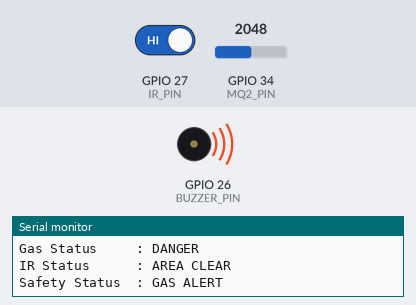
A sketch run on a simulated ESP32. On the bench: buzzer (waves = sounding, pin HIGH), the last lines printed to the serial monitor. The test bench sets the inputs (shaded band); at power-on: GPIO 34 (MQ2_PIN) = 2048, GPIO 27 (IR_PIN) HIGH (analog values on the 0–4095 scale). WiFi joins after 1.5 s; servers stay silent unless stated.

Above: at 18.0 s.
18.1 s: GPIO 34 (MQ2_PIN) set to 1826
21.6 s: GPIO 34 (MQ2_PIN) set to 1745
At 22.1 s:
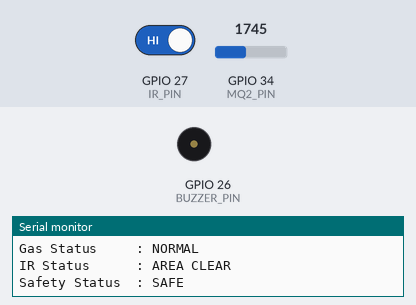
23.3 s: GPIO 27 (IR_PIN) driven LOW
At 24.7 s:
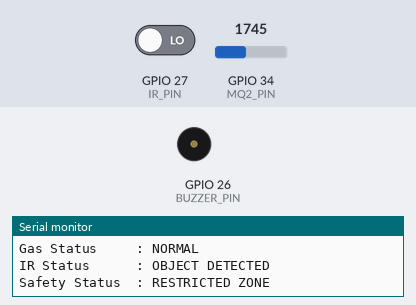
26.8 s: GPIO 34 (MQ2_PIN) set to 1840
Timing chart, 0 to 31.3 s (numbered marks = the images above; inputs shaded):
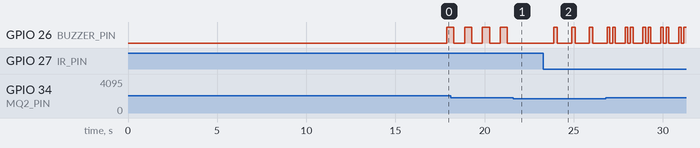

Measured:
- the behaviour switches between 1800 and 1799 on GPIO 34 (MQ2_PIN) (found by bisection; images 0 and 1)
- after the input at 21.6 s, GPIO 26 (BUZZER_PIN): stops changing and stays LOW
- after the input at 23.3 s, GPIO 26 (BUZZER_PIN): alternates HIGH for 0.20 s and LOW for 0.80 s, starting after 0.58 s
- by itself, GPIO 26 (BUZZER_PIN): alternates HIGH for 0.40 s and LOW for 0.60 s

The sketch:

SafeZone_Guardian.ino
```cpp
/************************************************************
        SAFEZONE GUARDIAN
     ESP32 + Blynk IoT Safety System

     HARDWARE:
     ESP32 DevKit
     MQ-2 Gas Sensor
     IR Obstacle Sensor
     Buzzer Module
     10k + 20k voltage divider

     ESP32 PINS:
     MQ-2 AO  -> GPIO 34 (through voltage divider)
     IR OUT   -> GPIO 27
     Buzzer   -> GPIO 26

     BLYNK VIRTUAL PINS:
     V0 = Gas ADC Value
     V1 = Gas Status
     V2 = IR Status
     V3 = Overall Safety Status
************************************************************/

// ==========================================================
//                    BLYNK INFORMATION
// ==========================================================

// Get these values from your Blynk template/device.

#define BLYNK_TEMPLATE_ID   "YOUR_TEMPLATE_ID"
#define BLYNK_TEMPLATE_NAME "SafeZone Guardian"
#define BLYNK_AUTH_TOKEN    "YOUR_AUTH_TOKEN"

// ==========================================================
//                    LIBRARIES
// ==========================================================

#include <WiFi.h>
#include <BlynkSimpleEsp32.h>

// ==========================================================
//                    WIFI DETAILS
// ==========================================================

char ssid[] = "YOUR_WIFI_NAME";
char pass[] = "YOUR_WIFI_PASSWORD";

// ==========================================================
//                    HARDWARE PINS
// ==========================================================

const int MQ2_PIN = 34;
const int IR_PIN = 27;
const int BUZZER_PIN = 26;

// ==========================================================
//                    GAS THRESHOLD
// ==========================================================

// Starting prototype threshold.
// CALIBRATE this value with your actual MQ-2 module.

const int GAS_THRESHOLD = 1800;

// Number of MQ-2 readings averaged together
const int GAS_SAMPLES = 10;

// Most common IR modules:
// LOW = object detected
const int IR_DETECTED_STATE = LOW;

// Most buzzer modules:
// HIGH = ON
const bool BUZZER_ACTIVE_HIGH = true;

// ==========================================================
//                    BLYNK TIMER
// ==========================================================

BlynkTimer timer;

// ==========================================================
//             STATE VARIABLES FOR NOTIFICATIONS
// ==========================================================

bool previousGasState = false;
bool previousIRState = false;
bool previousCriticalState = false;

// ==========================================================
//                    BUZZER FUNCTIONS
// ==========================================================

void buzzerOn()
{
  if (BUZZER_ACTIVE_HIGH)
  {
    digitalWrite(BUZZER_PIN, HIGH);
  }
  else
  {
    digitalWrite(BUZZER_PIN, LOW);
  }
}

void buzzerOff()
{
  if (BUZZER_ACTIVE_HIGH)
  {
    digitalWrite(BUZZER_PIN, LOW);
  }
  else
  {
    digitalWrite(BUZZER_PIN, HIGH);
  }
}

// ==========================================================
//                 READ MQ-2 SENSOR
// ==========================================================

int readGasValue()
{
  long total = 0;

  for (int i = 0; i < GAS_SAMPLES; i++)
  {
    total += analogRead(MQ2_PIN);
    delay(5);
  }

  return total / GAS_SAMPLES;
}

// ==========================================================
//                 SEND DATA TO BLYNK
// ==========================================================

void sendSensorData()
{
  // --------------------------------------------------------
  // READ SENSORS
  // --------------------------------------------------------

  int gasValue = readGasValue();
  int irValue = digitalRead(IR_PIN);

  // --------------------------------------------------------
  // DETERMINE CONDITIONS
  // --------------------------------------------------------

  bool gasDetected = (gasValue >= GAS_THRESHOLD);

  bool objectDetected =
      (irValue == IR_DETECTED_STATE);

  bool criticalCondition =
      gasDetected && objectDetected;

  // --------------------------------------------------------
  // SEND VALUES TO BLYNK
  // --------------------------------------------------------

  // V0 = raw/averaged MQ-2 ADC value
  Blynk.virtualWrite(V0, gasValue);

  // V1 = gas status
  Blynk.virtualWrite(V1, gasDetected ? 1 : 0);

  // V2 = IR status
  Blynk.virtualWrite(V2, objectDetected ? 1 : 0);

  // --------------------------------------------------------
  // OVERALL STATUS
  // --------------------------------------------------------

  String safetyStatus;

  if (criticalCondition)
  {
    safetyStatus = "CRITICAL";
  }
  else if (gasDetected)
  {
    safetyStatus = "GAS ALERT";
  }
  else if (objectDetected)
  {
    safetyStatus = "RESTRICTED ZONE";
  }
  else
  {
    safetyStatus = "SAFE";
  }

  // V3 = overall status
  Blynk.virtualWrite(V3, safetyStatus);

  // --------------------------------------------------------
  // SERIAL MONITOR
  // --------------------------------------------------------

  Serial.println();
  Serial.println("======================================");
  Serial.println("        SAFEZONE GUARDIAN");
  Serial.println("======================================");

  Serial.print("MQ-2 Gas Value : ");
  Serial.println(gasValue);

  Serial.print("Gas Status     : ");

  if (gasDetected)
  {
    Serial.println("DANGER");
  }
  else
  {
    Serial.println("NORMAL");
  }

  Serial.print("IR Status      : ");

  if (objectDetected)
  {
    Serial.println("OBJECT DETECTED");
  }
  else
  {
    Serial.println("AREA CLEAR");
  }

  Serial.print("Safety Status  : ");
  Serial.println(safetyStatus);

  // --------------------------------------------------------
  // HAZARD NOTIFICATIONS
  // --------------------------------------------------------

  // Gas state changed from normal to detected
  if (gasDetected && !previousGasState)
  {
    Blynk.logEvent(
      "gas_detected",
      "Gas hazard detected by MQ-2 sensor!"
    );
  }

  // IR state changed from clear to detected
  if (objectDetected && !previousIRState)
  {
    Blynk.logEvent(
      "restricted_zone",
      "Restricted-zone entry detected!"
    );
  }

  // Critical condition changed to detected
  if (criticalCondition && !previousCriticalState)
  {
    Blynk.logEvent(
      "critical_hazard",
      "CRITICAL: Gas and restricted-zone entry detected!"
    );
  }

  // Save current states
  previousGasState = gasDetected;
  previousIRState = objectDetected;
  previousCriticalState = criticalCondition;

  // --------------------------------------------------------
  // LOCAL BUZZER
  // --------------------------------------------------------

  if (criticalCondition)
  {
    // Fast alarm

    buzzerOn();
    delay(150);

    buzzerOff();
    delay(150);

    buzzerOn();
    delay(150);

    buzzerOff();
    delay(150);
  }

  else if (gasDetected)
  {
    // Gas alarm

    buzzerOn();
    delay(400);

    buzzerOff();
    delay(200);
  }

  else if (objectDetected)
  {
    // Restricted-zone warning

    buzzerOn();
    delay(200);

    buzzerOff();
    delay(500);
  }

  else
  {
    // Safe condition

    buzzerOff();
  }
}

// ==========================================================
//                       SETUP
// ==========================================================

void setup()
{
  Serial.begin(115200);

  // --------------------------------------------------------
  // PIN SETUP
  // --------------------------------------------------------

  pinMode(MQ2_PIN, INPUT);
  pinMode(IR_PIN, INPUT);
  pinMode(BUZZER_PIN, OUTPUT);

  buzzerOff();

  // --------------------------------------------------------
  // ESP32 ADC
  // --------------------------------------------------------

  analogReadResolution(12);
  analogSetPinAttenuation(MQ2_PIN, ADC_11db);

  // --------------------------------------------------------
  // STARTUP MESSAGE
  // --------------------------------------------------------

  Serial.println();
  Serial.println("======================================");
  Serial.println("      SAFEZONE GUARDIAN ESP32");
  Serial.println("======================================");

  Serial.println("Connecting to Blynk...");
  Serial.println();

  // --------------------------------------------------------
  // CONNECT TO BLYNK
  // --------------------------------------------------------

  Blynk.begin(
    BLYNK_AUTH_TOKEN,
    ssid,
    pass
  );

  Serial.println();
  Serial.println("Blynk connected.");
  Serial.println("System starting...");
  Serial.println();

  // --------------------------------------------------------
  // MQ-2 WARM-UP
  // --------------------------------------------------------

  Serial.println("MQ-2 warming up...");

  for (int i = 15; i > 0; i--)
  {
    Serial.print("Starting in ");
    Serial.print(i);
    Serial.println(" seconds");

    delay(1000);
  }

  Serial.println();
  Serial.println("SYSTEM READY!");
  Serial.println();

  // --------------------------------------------------------
  // RUN SENSOR FUNCTION EVERY 1 SECOND
  // --------------------------------------------------------

  timer.setInterval(1000L, sendSensorData);
}

// ==========================================================
//                        LOOP
// ==========================================================

void loop()
{
  // Keep Blynk connection alive
  Blynk.run();

  // Run scheduled sensor task
  timer.run();
}
```
